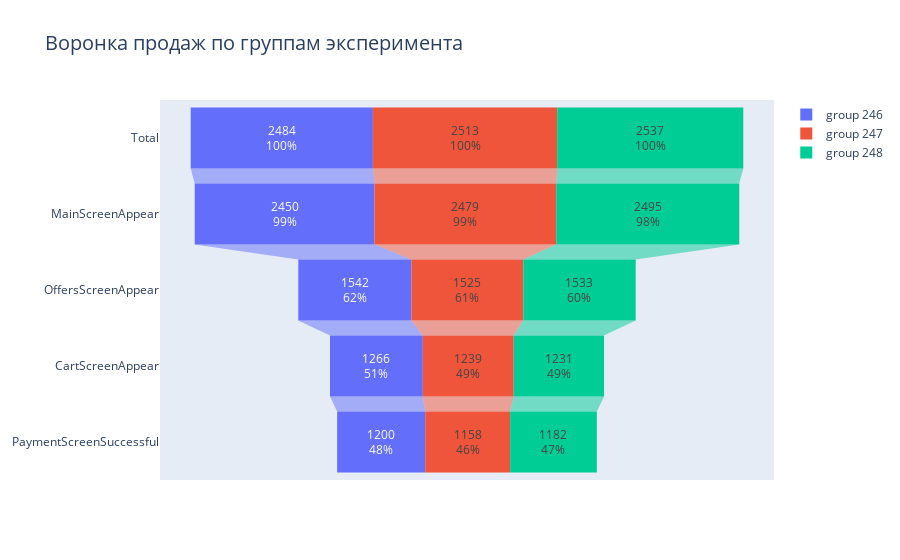

Notebook cell for this chart:
### Code cell
# построим график - воронку продаж в разбивке по группе эксперимента - 246, 247 и 248
fig = go.Figure()

fig.add_trace(go.Funnel(
name='group 246',
y = list(funnel_multi.query('exp_id==246')['event'].values),
x = list(funnel_multi.query('exp_id==246')['user_id'].values), 
textinfo = "value+percent initial"))

fig.add_trace(go.Funnel(
name = 'group 247',
orientation = "h",
y = list(funnel_multi.query('exp_id==247')['event'].values),
x = list(funnel_multi.query('exp_id==247')['user_id'].values),
textposition = "inside",
textinfo = "value+percent initial"))

fig.add_trace(go.Funnel(
name = 'group 248',
orientation = "h",
y = list(funnel_multi.query('exp_id==248')['event'].values),
x = list(funnel_multi.query('exp_id==248')['user_id'].values),
textposition = "inside",
textinfo = "value+percent initial"))

fig.update_layout(title_text='Воронка продаж по группам эксперимента', title_font_size=20)
iplot(fig)

### Figure 1 — Plotly figure (JSON) as saved in the notebook; plotly's stock layout.template omitted (floating-point values rounded to 4 significant figures)
{"data": [{"name": "group 246", "textinfo": "value+percent initial", "type": "funnel", "x": [2484, 2450, 1542, 1266, 1200], "y": ["Total", "MainScreenAppear", "OffersScreenAppear", "CartScreenAppear", "PaymentScreenSuccessful"]}, {"name": "group 247", "orientation": "h", "textinfo": "value+percent initial", "textposition": "inside", "type": "funnel", "x": [2513, 2479, 1525, 1239, 1158], "y": ["Total", "MainScreenAppear", "OffersScreenAppear", "CartScreenAppear", "PaymentScreenSuccessful"]}, {"name": "group 248", "orientation": "h", "textinfo": "value+percent initial", "textposition": "inside", "type": "funnel", "x": [2537, 2495, 1533, 1231, 1182], "y": ["Total", "MainScreenAppear", "OffersScreenAppear", "CartScreenAppear", "PaymentScreenSuccessful"]}], "layout": {"title": {"font": {"size": 20}, "text": "Воронка продаж по группам эксперимента"}}}
